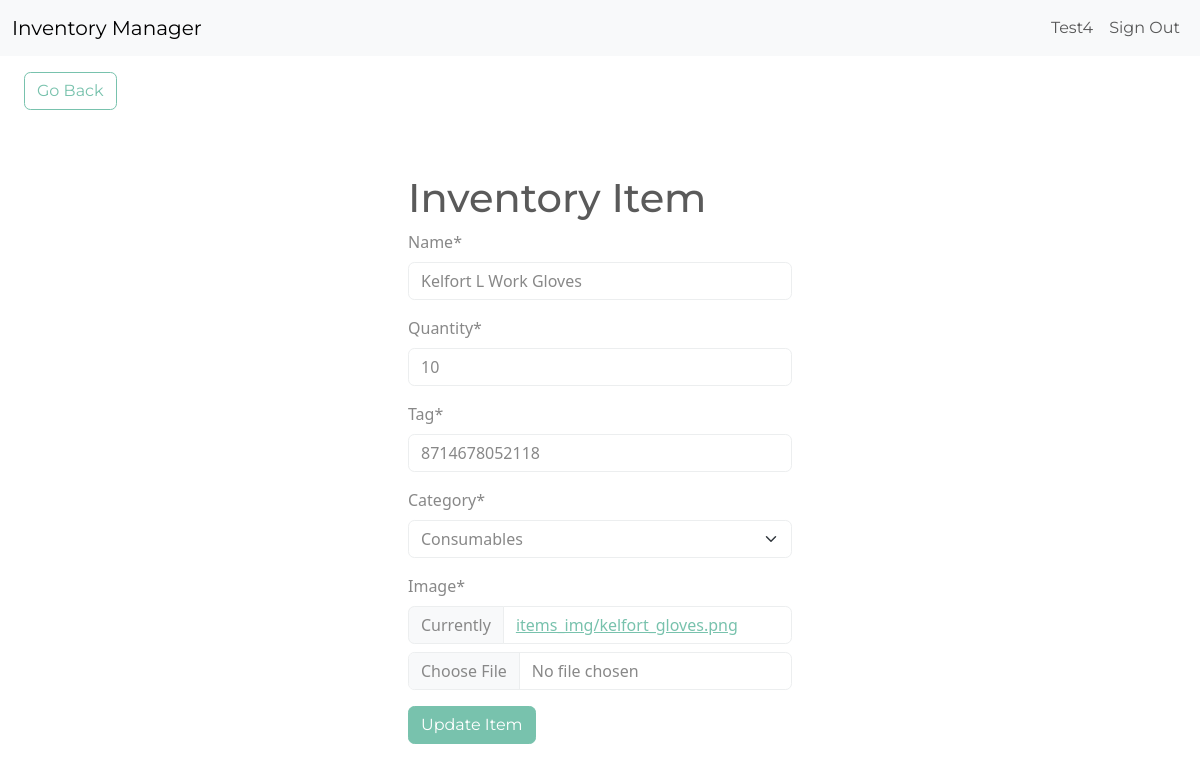
Screenshot of /edit-item/16 (signed in) with the database file from the repository.
### inventory/models.py (models this page shows, shortened)
class InventoryItem(models.Model):
	name = models.CharField(max_length=200)
	quantity = models.IntegerField()
	tag = models.IntegerField()
	category = models.ForeignKey('Category', on_delete=models.SET_NULL, blank=True, null=True)
	date_created = models.DateTimeField(auto_now_add=True)
	user = models.ForeignKey(User, on_delete=models.CASCADE)
	image = models.ImageField(default='default.png', upload_to='items_img')

class Category(models.Model):
	name = models.CharField(max_length=200)
	class Meta:
		verbose_name_plural = 'categories'
	def __str__(self):
		return self.name

### inventory/views.py (the view)
# urls.py: path('edit-item/<int:pk>', EditItem.as_view(), name='edit-item'),
class EditItem(LoginRequiredMixin, UpdateView):
	model = InventoryItem
	form_class = InventoryItemForm
	template_name = 'inventory/edit_item_form.html'
	success_url = reverse_lazy('dashboard')

### inventory/forms.py
class InventoryItemForm(forms.ModelForm):
	category = forms.ModelChoiceField(queryset=Category.objects.all(), initial=0)
	class Meta:
		model = InventoryItem
		fields = ['name', 'quantity', 'tag', 'category', 'image']

### inventory/templates/inventory/edit_item_form.html
{% extends 'inventory/base.html' %}
{% load crispy_forms_tags %}
{% block content %}
<a href="{% url 'dashboard' %}" class="btn btn-outline-primary my-3 mx-4"
    >Go Back</a
>
<div class="row">
    <div class="col-11 col-md-4 mx-auto mt-5">
        <h1>Inventory Item</h1>
        <form method="POST" enctype="multipart/form-data">
            {% csrf_token %} {{ form|crispy }}
            <div class="mt-3">
                <button class="btn btn-primary">Update Item</button>
            </div>
        </form>
    </div>
</div>
{% endblock content %}

### inventory/templates/inventory/navigation.html (shortened to what this page needs)
<nav class="navbar navbar-expand-lg bg-light">
    <div class="container-fluid">
        <a class="navbar-brand" href="{% url 'index' %}">Inventory Manager</a>
        <div
            class="collapse navbar-collapse justify-content-end"
            id="navbarNav"
        >
            <ul class="navbar-nav">
                {% if user.is_authenticated %}
                <li class="nav-item">
                    <a class="nav-link" href="#">{{ user.username }}</a>
                </li>
                <li class="nav-item">
                    <a class="nav-link" href="{% url 'logout' %}">Sign Out</a>
                </li>
                {% endif %}
            </ul>
        </div>
    </div>
</nav>

### rows the page displays
InventoryItem: name "Kelfort L Work Gloves", quantity "10", tag "8714678052118", category "Consumables"

### other values shown
{{ user.username }} "Test4"
